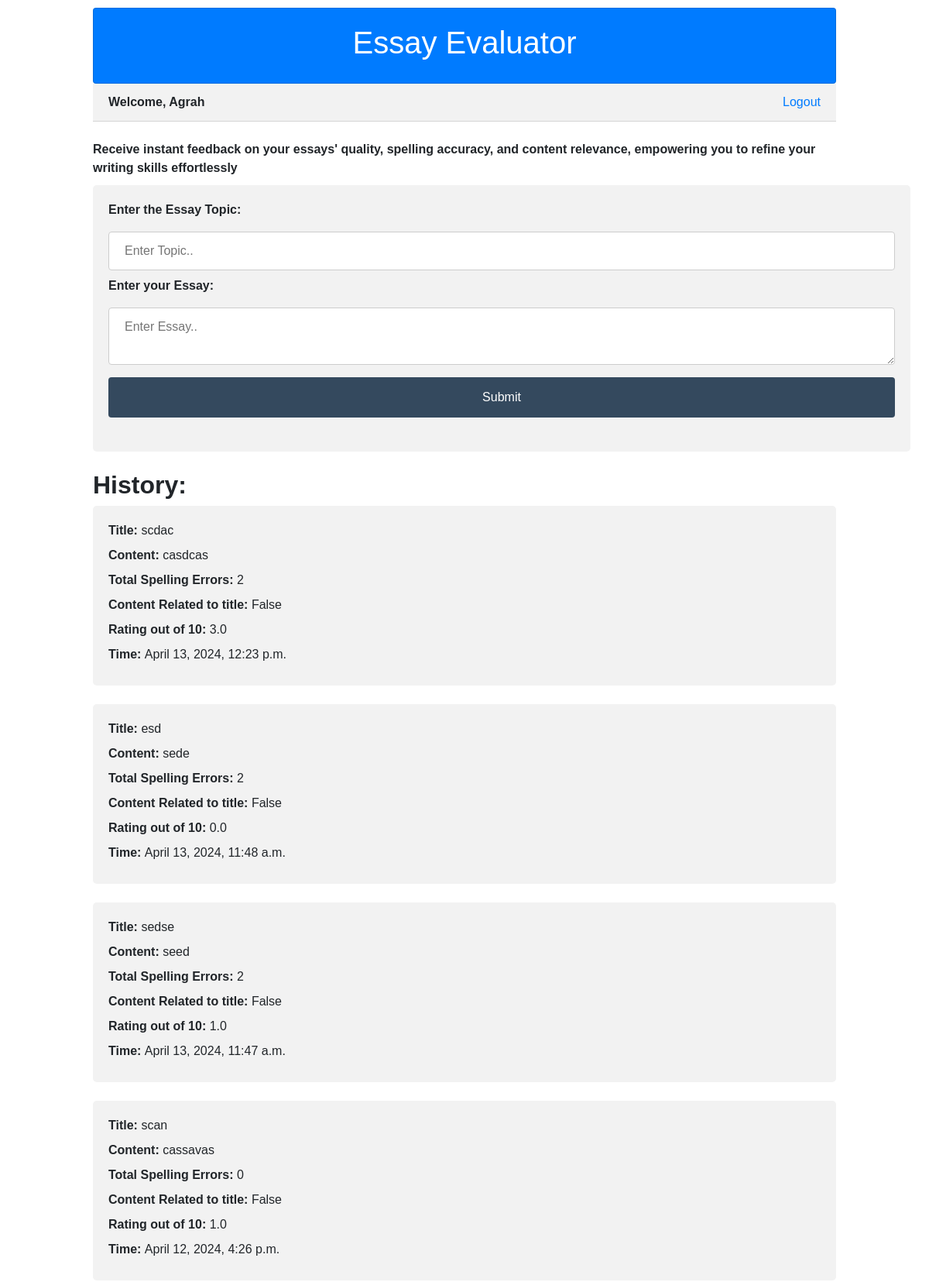
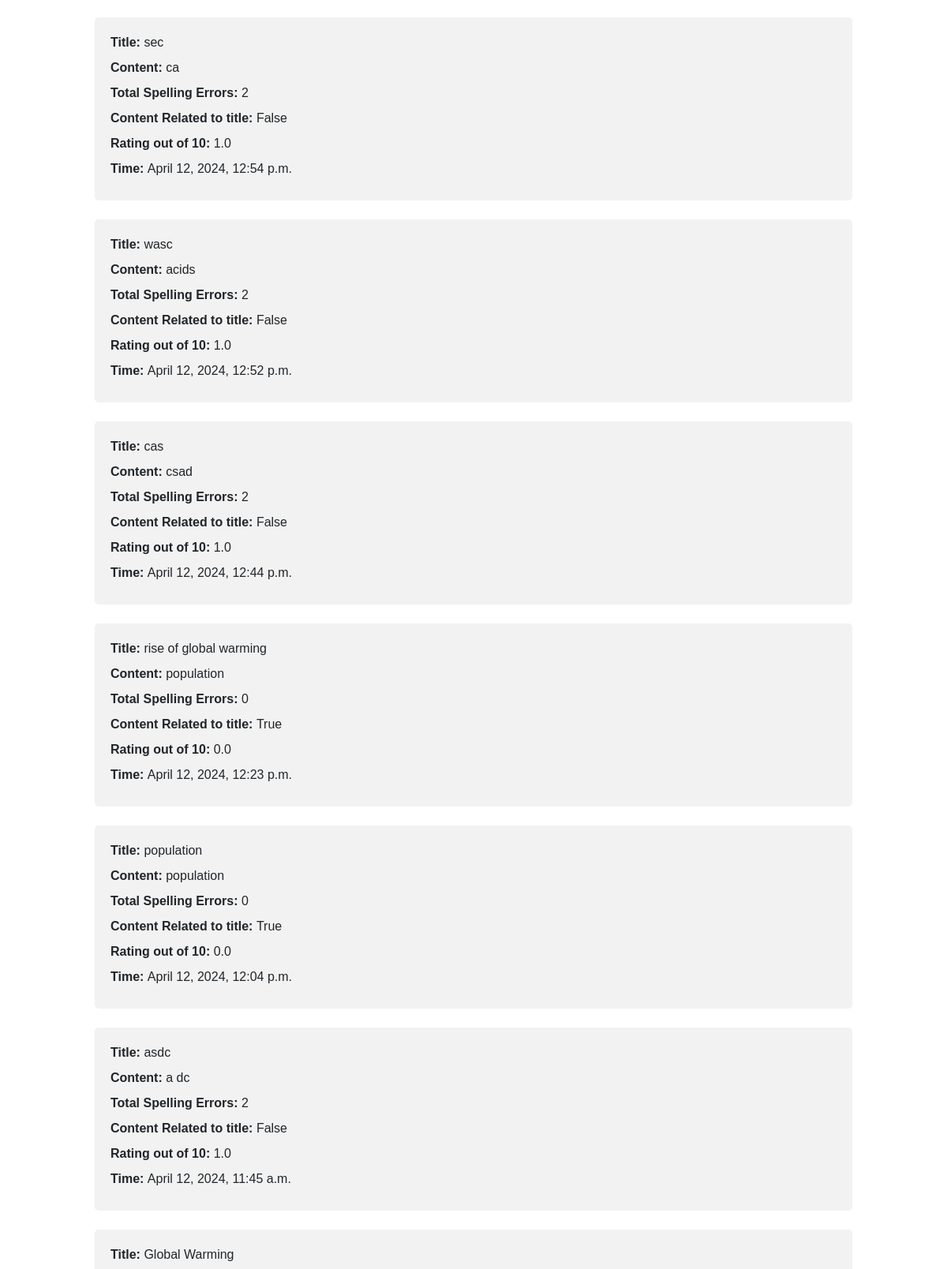
Screenshot of / (signed in, upper part) with the database file from the repository (2 pictures, top to bottom).
### essay_evaluator_app/models.py (models this page shows, shortened)
class EssayTable(models.Model):
    user = models.ForeignKey(User, on_delete=models.CASCADE)
    title = models.CharField(max_length = 100)
    content = models.TextField()
    spelling_errors = models.IntegerField()
    relevant_content = models.BooleanField()
    score = models.FloatField()
    time = models.DateTimeField(auto_now_add=True)

### essay_evaluator_app/views.py (the view, shortened to what this page needs)
# urls.py: path('',views.home , name = 'home'),
def home(request):
    if request.user.is_authenticated:
        past_searches = EssayTable.objects.filter(user = request.user).order_by('-time')
    if request.user.is_authenticated and len(past_searches) > 0:
        return render(request, 'essay_evaluator_app/home.html', {'past_searches' : past_searches})
    else:
        return render(request, 'essay_evaluator_app/home.html')

### templates/essay_evaluator_app/home.html (shortened to what this page needs)
<!DOCTYPE html>
<html>
    <head>
        <link rel="stylesheet" href="https://cdn.jsdelivr.net/npm/bootstrap@4.6.2/dist/css/bootstrap.min.css">
    </head>
    <body>
        <div class="card bg-primary text-white" style="margin-top: 10px;">
            <div class="card-body"><h1 style="text-align: center;">Essay Evaluator</h1></div>
        </div>
        {% if user.is_authenticated %}
            <div class="card-header" style="background-color: #f2f2f2; overflow: hidden;"><b>Welcome, {{user.first_name}}</b><a href="logout/" style="float: right;">Logout</a></div>
        {% else %}
            <div class="card-header" style="background-color: #f2f2f2; overflow: hidden;"><a href="login/" style="float: right;">Login</a></div>
        {% endif %}
        <br>
        <b>Receive instant feedback on your essays' quality, spelling accuracy, and content relevance, empowering you to refine your writing skills effortlessly</b>
        <div class="container">
            <form method = "post" class ="inputform">
                <label><b>Enter the Essay Topic:</b></label>
                <input type="text" name="topic" class ="topic" placeholder="Enter Topic.." required>
                <label><b>Enter your Essay:</b></label>
                <textarea id = "content" name="content" class="content" placeholder="Enter Essay.." required></textarea>
                <input type="submit" value="Submit">
            </form>
        </div>
        <div class = "history-container">
            {% if user.is_authenticated and past_searches %}
                <br>
                <h2><b> History: </b></h2>
                <ul class="list-unstyled history_list">
                    {% for feedback in past_searches %}
                        {% if request.user == feedback.user %}
                            <li>
                                <div class = "feedback-container">
                                    <label for="feedback-title"> <b>Title:</b> {{feedback.title}}</label><br>
                                    <label for="feedback-content"><b>Content: </b>{{feedback.content}}</label><br>
                                    <label for="feedback-spelling_errors"><b>Total Spelling Errors: </b>{{feedback.spelling_errors}}</label><br>
                                    <label for="feedback-relevant-content"> <b>Content Related to title: </b>{{feedback.relevant_content}}</label><br>
                                    <label for="feedback-score"><b>Rating out of 10:</b> {{feedback.score}}</label><br>
                                    <label for="feedback-time"><b>Time: </b>{{feedback.time}}</label><br>
                                </div>
                                <div><br></div>
                            </li>
                        {% endif %}
                    {% endfor %}
                </ul>
            {% endif %}
        </div>
    </body>
</html>

### templates/essay_evaluator_app/home.html (style rules this page uses)
body { font-family: Arial; padding-left: 10%; padding-right: 10%; }
input[type=text] { width: 100%; padding: 12px 20px; margin: 8px 0; display: block; border: 1px solid #ccc; border-radius: 4px; box-sizing: border-box; }
#content { width: 100%; padding: 12px 20px; margin: 8px 0; display: block; border: 1px solid #ccc; border-radius: 4px; box-sizing: border-box; }
input[type=submit] { width: 100%; background-color: #34495E; color: white; padding: 14px 20px; margin: 8px 0; border: none; border-radius: 4px; cursor: pointer; }
div.container { width: 110%; border-radius: 5px; background-color: #f2f2f2; padding: 20px; margin-top: 10px; }
div.feedback-container { border-radius: 5px; background-color: #f2f2f2; padding: 20px; }

### rows the page displays
EssayTable: title "scdac", content "casdcas", spelling_errors "2", relevant_content "False", score "3.0", time "April 13, 2024, 12:23 p.m."
EssayTable: title "esd", content "sede", spelling_errors "2", relevant_content "False", score "0.0", time "April 13, 2024, 11:48 a.m."
EssayTable: title "sedse", content "seed", spelling_errors "2", relevant_content "False", score "1.0", time "April 13, 2024, 11:47 a.m."
EssayTable: title "scan", content "cassavas", spelling_errors "0", relevant_content "False", score "1.0", time "April 12, 2024, 4:26 p.m."
EssayTable: title "sec", content "ca", spelling_errors "2", relevant_content "False", score "1.0", time "April 12, 2024, 12:54 p.m."
EssayTable: title "wasc", content "acids", spelling_errors "2", relevant_content "False", score "1.0", time "April 12, 2024, 12:52 p.m."
EssayTable: title "cas", content "csad", spelling_errors "2", relevant_content "False", score "1.0", time "April 12, 2024, 12:44 p.m."
EssayTable: title "rise of global warming", content "population", spelling_errors "0", relevant_content "True", score "0.0", time "April 12, 2024, 12:23 p.m."
EssayTable: title "population", content "population", spelling_errors "0", relevant_content "True", score "0.0", time "April 12, 2024, 12:04 p.m."
EssayTable: title "asdc", content "a dc", spelling_errors "2", relevant_content "False", score "1.0", time "April 12, 2024, 11:45 a.m."
EssayTable: title "Global Warming"

### other values shown
{{ user.first_name }} "Agrah"
